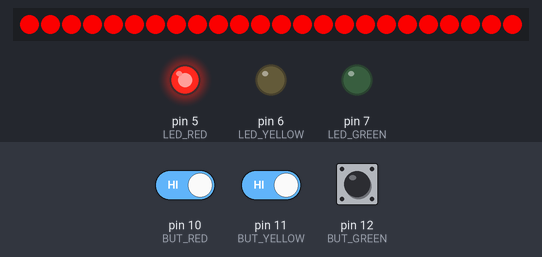
Recording of a sketch running on a simulated Arduino Uno, built with avr-gcc and run on an emulated ATmega328P. On the bench: 24 RGB LEDs in strip order, left to right, output pins drawn as LEDs (lit = HIGH). Dashed ring = blinking. The inputs (shaded band) are chosen by the test bench; at power-on: pin 10 (BUT_RED) HIGH, pin 11 (BUT_YELLOW) HIGH, pin 12 (BUT_GREEN) HIGH.

Above: at 2.1 s.
4.4 s: pin 10 (BUT_RED) driven LOW and pin 11 (BUT_YELLOW) driven LOW
At 4.9 s:
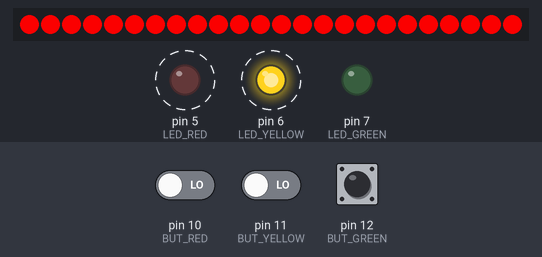
7.4 s: pin 12 (BUT_GREEN) pulled LOW for 1 s
At 8.3 s:
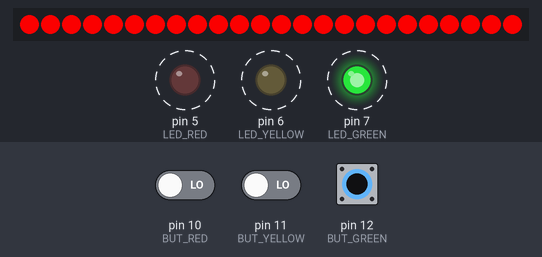
11.4 s: pin 12 (BUT_GREEN) pulled LOW for 1 s
At 12.2 s:
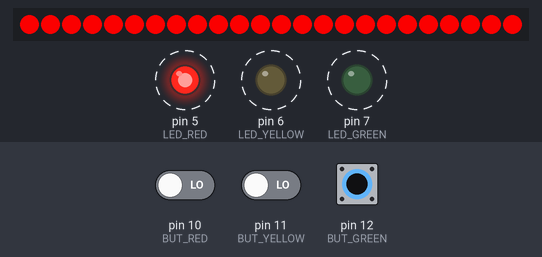
15.4 s: pin 12 (BUT_GREEN) pulled LOW for 1 s
At 16.2 s:
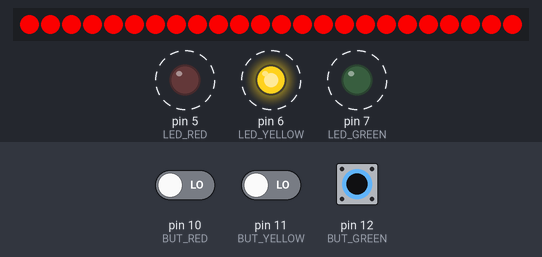
19.4 s: pin 12 (BUT_GREEN) pulled LOW for 1 s
At 20.2 s:
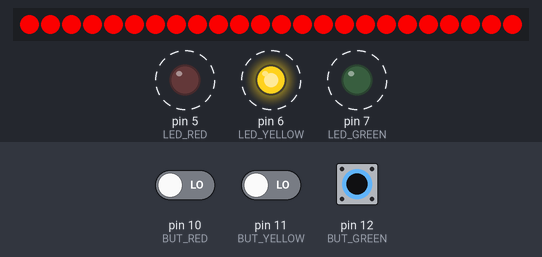
23.4 s: pin 10 (BUT_RED) driven HIGH
At 24.6 s:
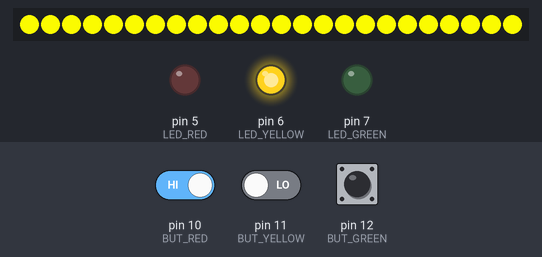
Timing chart, 0 to 25.9 s (numbered marks = the images above; inputs shaded):
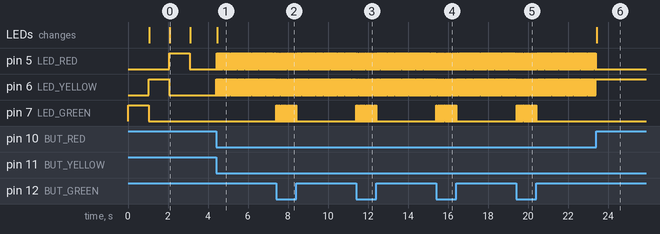

Measured:
- after the input at 4.4 s, pin 5 (LED_RED), pin 6 (LED_YELLOW): alternates HIGH for 0.03 s and LOW for 0.03 s, starting at once; the LEDs: change after 0.05 s (image 1)
- after the input at 7.4 s, pin 7 (LED_GREEN): alternates HIGH for 0.03 s and LOW for 0.05 s, 26 changes in all, then stays LOW, starting at once
- after the input at 11.4 s, pin 7 (LED_GREEN): alternates HIGH for 0.03 s and LOW for 0.05 s, 26 changes in all, then stays LOW, starting at once
- after the input at 15.4 s, pin 7 (LED_GREEN): alternates HIGH for 0.03 s and LOW for 0.05 s, 26 changes in all, then stays LOW, starting at once
- after the input at 19.4 s, pin 7 (LED_GREEN): alternates HIGH for 0.03 s and LOW for 0.05 s, 26 changes in all, then stays LOW, starting at once
- after the input at 23.4 s, pin 5 (LED_RED): stops changing and stays LOW; pin 6 (LED_YELLOW): stops changing and stays HIGH; the LEDs: change at once (image 6)
- what the display in image 0 shows lasts 1.0 s, from 2.1 s to 3.1 s

The sketch:

semaforo.ino
```cpp
/*

*/
#include <Adafruit_NeoPixel.h>


#define BUT_GREEN 12
#define BUT_YELLOW 11
#define BUT_RED 10

#define LED_GREEN 7
#define LED_YELLOW 6
#define LED_RED 5

#define PIN_NEO 2
#define NUMPIXELS 24

Adafruit_NeoPixel strip = Adafruit_NeoPixel(NUMPIXELS, PIN_NEO, NEO_GRB + NEO_KHZ800);


int BRIGHTNESS = 240;
int MAX_INT = 250;
int delayval = 0;
void setup() {

  strip.begin();
  strip.setBrightness(BRIGHTNESS); //adjust brightness here
  strip.show(); // Initialize all pixels to 'off'

  pinMode(BUT_GREEN, INPUT_PULLUP);
  pinMode(BUT_YELLOW, INPUT_PULLUP);
  pinMode(BUT_RED, INPUT_PULLUP);

  pinMode(LED_GREEN, OUTPUT);
  pinMode(LED_YELLOW, OUTPUT);
  pinMode(LED_RED, OUTPUT);

  set_GREEN();
  delay(1000);
  set_YELLOW();
  delay(1000);
  set_RED();
  delay(1000);

  set_NONE();
}

void loop() {

  if (!digitalRead(BUT_GREEN)) {
  set_GREEN();
  }
  if (!digitalRead(BUT_YELLOW)) {
  set_YELLOW();
  }
  if (!digitalRead(BUT_RED)) {
  set_RED();
  }


  //set_NONE();
}

void set_GREEN (){
  digitalWrite(LED_GREEN, HIGH);
  digitalWrite(LED_YELLOW, LOW);
  digitalWrite(LED_RED, LOW);
  abanico_NEO (0, 255, 0);
}

void set_YELLOW (){
  digitalWrite(LED_GREEN, LOW);
  digitalWrite(LED_YELLOW, HIGH);
  digitalWrite(LED_RED, LOW);
  abanico_NEO (255, 255, 0);
}


void set_RED (){
  digitalWrite(LED_GREEN, LOW);
  digitalWrite(LED_YELLOW, LOW);
  digitalWrite(LED_RED, HIGH);
  abanico_NEO (255, 0, 0);
}

void set_NONE (){
  digitalWrite(LED_GREEN, LOW);
  digitalWrite(LED_YELLOW, LOW);
  digitalWrite(LED_RED, LOW);
  abanico_NEO (0, 0, 0);
}

void abanico_NEO(int R, int G, int B){
    for (int i = 0; i < NUMPIXELS; i++) {

    // pixels.Color takes RGB values, from 0,0,0 up to 255,255,255
    strip.setPixelColor(i, strip.Color(R, G, 0)); // Moderately bright greeson color.

    strip.show(); // This sends the updated pixel color to the hardware.

    delay(delayval); // Delay for a period of time (in milliseconds).

  }
}
```
